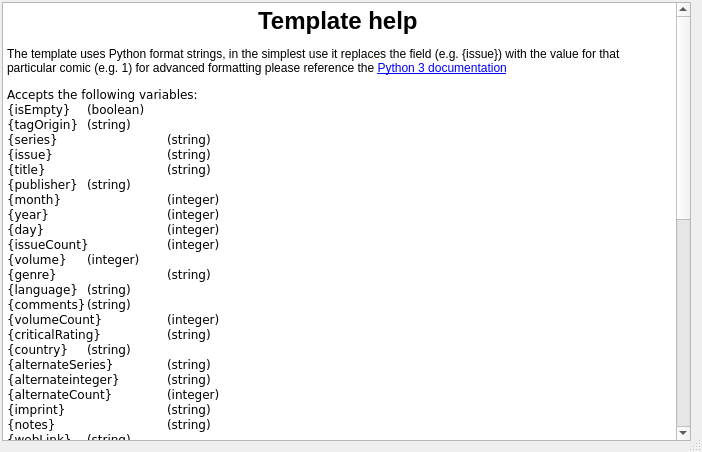
<?xml version="1.0" encoding="UTF-8"?>
<ui version="4.0">
 <class>Dialog</class>
 <widget class="QDialog" name="Dialog">
  <property name="geometry">
   <rect>
    <x>0</x>
    <y>0</y>
    <width>702</width>
    <height>452</height>
   </rect>
  </property>
  <property name="windowTitle">
   <string>Template Help</string>
  </property>
  <property name="sizeGripEnabled">
   <bool>true</bool>
  </property>
  <layout class="QVBoxLayout" name="verticalLayout">
   <property name="spacing">
    <number>0</number>
   </property>
   <property name="leftMargin">
    <number>2</number>
   </property>
   <property name="topMargin">
    <number>2</number>
   </property>
   <item>
    <widget class="QTextBrowser" name="textBrowser">
     <property name="html">
      <string>&lt;html&gt;
	&lt;head/&gt;
	&lt;body&gt;
		&lt;h1 style=&quot;text-align: center&quot;&gt;Template help&lt;/h1&gt;
		&lt;p&gt;The template uses Python format strings, in the simplest use it replaces the field (e.g. {issue}) with the value for that particular comic (e.g. 1) for advanced formatting please reference the

			&lt;a href=&quot;https://docs.python.org/3/library/string.html#format-string-syntax&quot;&gt;Python 3 documentation&lt;/a&gt;&lt;/p&gt;
		&lt;pre&gt;Accepts the following variables:
{isEmpty}&#009;(boolean)
{tagOrigin}&#009;(string)
{series}&#009;&#009;(string)
{issue}&#009;&#009;(string)
{title}&#009;&#009;(string)
{publisher}&#009;(string)
{month}&#009;&#009;(integer)
{year}&#009;&#009;(integer)
{day}&#009;&#009;(integer)
{issueCount}&#009;(integer)
{volume}&#009;(integer)
{genre}&#009;&#009;(string)
{language}&#009;(string)
{comments}&#009;(string)
{volumeCount}&#009;(integer)
{criticalRating}&#009;(string)
{country}&#009;(string)
{alternateSeries}&#009;(string)
{alternateinteger}&#009;(string)
{alternateCount}&#009;(integer)
{imprint}&#009;&#009;(string)
{notes}&#009;&#009;(string)
{webLink}&#009;(string)
{format}&#009;&#009;(string)
{manga}&#009;&#009;(string)
{blackAndWhite}&#009;(boolean)
{pageCount}&#009;(integer)
{maturityRating}&#009;(string)
{storyArc}&#009;(string)
{seriesGroup}&#009;(string)
{scanInfo}&#009;(string)
{characters}&#009;(string)
{teams}&#009;&#009;(string)
{locations}&#009;(string)
{credits}&#009;&#009;(list of dict({&apos;role&apos;: &apos;str&apos;, &apos;person&apos;: &apos;str&apos;, &apos;primary&apos;: boolean}))
{tags}&#009;&#009;(list of str)
{pages}&#009;&#009;(list of dict({&apos;Image&apos;: &apos;str(int)&apos;, &apos;Type&apos;: &apos;str&apos;}))

CoMet-only items:
{price}&#009;&#009;(integer)
{isVersionOf}&#009;(boolean)
{rights}&#009;&#009;(string)
{identifier}&#009;(string)
{lastMark}&#009;(string)
{coverImage}&#009;(string)

Examples:

{series} {issue} ({year})
Spider-Geddon 1 (2018)
{series} #{issue} - {title}
Spider-Geddon #1 - New Players; Check In
&lt;/pre&gt;
	&lt;/body&gt;
&lt;/html&gt;</string>
     </property>
     <property name="openExternalLinks">
      <bool>true</bool>
     </property>
    </widget>
   </item>
  </layout>
 </widget>
 <resources/>
 <connections/>
</ui>
